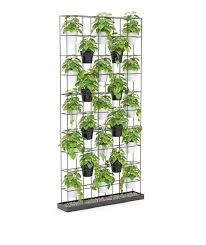
%> input picture images/download.jpg, 206 x 245 px
$ octave shivwithuniformpts.m   (GNU Octave 9; MATLAB toolbox functions it lacks are replaced by stand-ins)
%> lines starting %> are read from the running program, lines starting %| are printed output that depends on the picture
clc;
img = imread('download.jpg');
%> img is the input picture: size 245x206x3 uint8; mean R, G, B 226.7, 230.1, 219.9
gray = rgb2gray(img);
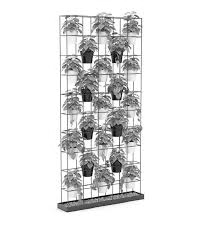
%> gray: size 245x206 uint8; min 0, max 255, mean 227.9
image = imresize(gray,[500 500]);
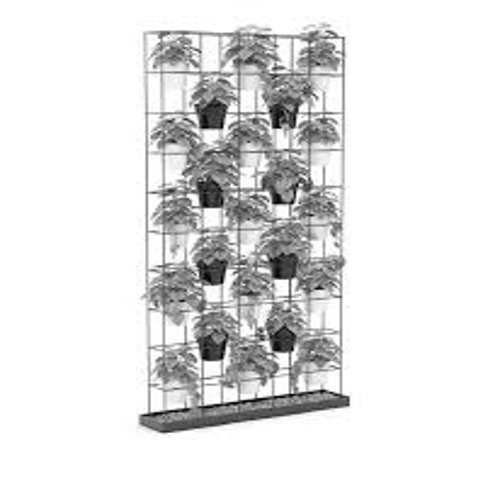
%> image: size 500x500 uint8; min 0, max 255, mean 227.8


xy = zeros(1,2);
i =1;
for j = 1:2
    k =uint32(5*((1.414)^(j-1)));
    for row = 1:k:(501-k)
        for col = 1:k:(501-k)
            points = detectMinEigenFeatures(image,'ROI',[row,col,k,k]);
%> (the run ends here)
